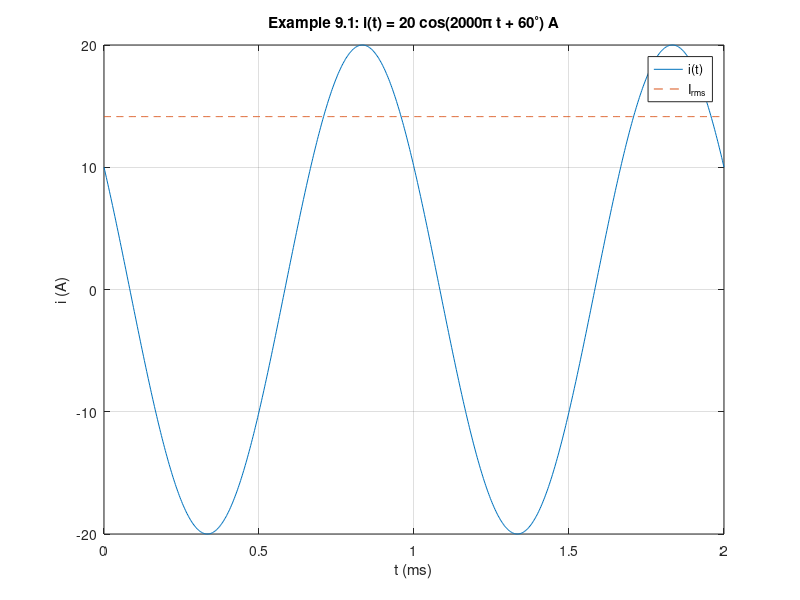

Write MATLAB code to recreate this figure.
% Circuits 1 — The Sinusoidal Source
%title: The Sinusoidal Source (Example 9.1)
%ar-title: المصدر الجيبي (مثال 9.1)
%lesson: c1-sinusoidal-1
%course: circuits-1

%% Example 9.1
%ar: تيار عظمى 20 A ودورته 1 ms وقيمته 10 A عند t = 0. f = 1/T، و ω = 2πf، و cos φ = 10/20 ← φ = 60°، و Irms = 20/√2.
Im = 20; T = 1e-3; i0 = 10;
f = 1/T; w = 2*pi*f; phi = acosd(i0/Im); Irms = Im/sqrt(2);
fprintf('f = %g Hz, w = %g rad/s (2000*pi), phi = %g deg, Irms = %.2f A\n', f, w, phi, Irms)
%check: abs(f - 1000) < 1e-9 && abs(phi - 60) < 1e-9 && abs(Irms - 14.142) < 1e-3

%% rms from its definition
%ar: القيمة الفعالة هي جذر متوسط المربع خلال دورة. نحسبها بالتكامل العددي ونقارنها بـ Im/√2.
t = linspace(0, T, 20001);
i = Im*cos(w*t + phi*pi/180);
Irms_num = sqrt(trapz(t, i.^2) / T);
fprintf('rms by integration = %.5f A\n', Irms_num)
%check: abs(Irms_num - Im/sqrt(2)) < 1e-6

%%! Project idea: plot i(t)
%ar: مشروع: نرسم i(t) = 20 cos(2000πt + 60°) لدورتين، ونضع خط القيمة الفعالة.
t2 = linspace(0, 2*T, 800);
plot(t2*1000, Im*cos(w*t2 + pi/3), t2*1000, Irms*ones(size(t2)), '--'); grid on
xlabel('t (ms)'); ylabel('i (A)'); legend('i(t)', 'I_{rms}'); title('Example 9.1: i(t) = 20 cos(2000\pi t + 60^\circ) A')
